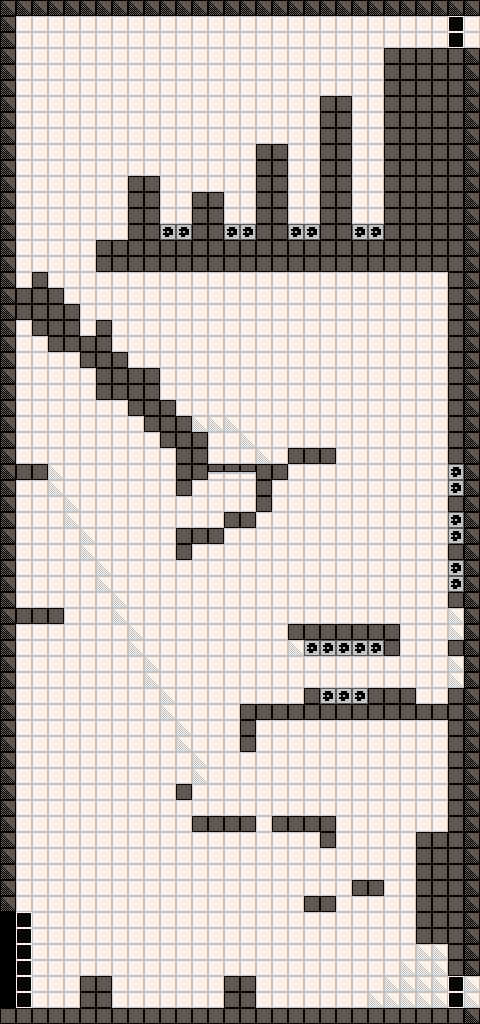

Rendered tile map (Tiled .tmx) drawn with the repository's tilesets; below, a short description and the map source with its tile grids summarised:
An orthogonal 60x128 tile map with 8x8 px tiles, 1 tile layer (Tile Layer 1) and 23 objects (11x spawn_rolley, 4x spawn_checkpoint, 3x spawn_point, 3x map_link, cam_area, ...).

<map version="1.2" tiledversion="1.2.5" orientation="orthogonal" renderorder="right-down" width="60" height="128" tilewidth="8" tileheight="8" infinite="0" nextlayerid="7" nextobjectid="28">
 <properties>
  <property name="darkness_level" type="int" value="0" />
  <property name="level_id" type="int" value="3" />
 </properties>
 <tileset firstgid="1" source="platformer_sheet_1.tsx" />
 <layer id="6" name="Tile Layer 1" width="60" height="128">
  <data>[7680 cells, 7656 non-empty, 28 distinct tile ids]</data>
 </layer>
 <objectgroup id="2" name="Object Layer 1">
  <object id="2" name="camera" type="cam_area" x="16" y="16" width="448" height="1008" />
  <object id="5" name="checkpoint" type="spawn_checkpoint" x="48" y="944" width="32" height="32" />
  <object id="6" name="bottom_left" type="spawn_point" x="16" y="984" width="32" height="24">
   <properties>
    <property name="type" value="side" />
   </properties>
  </object>
  <object id="7" name="link" type="map_link" x="0" y="912" width="16" height="96">
   <properties>
    <property name="dest_map_path" value="Content/raw/map_ow_top.tmx" />
    <property name="dest_spawn_name" value="delta_exit_bottom_left" />
   </properties>
  </object>
  <object id="8" name="rolley" type="spawn_rolley" x="128" y="992" width="16" height="16">
   <properties>
    <property name="dir" type="int" value="1" />
   </properties>
  </object>
  <object id="9" name="rolley" type="spawn_rolley" x="176" y="992" width="16" height="16">
   <properties>
    <property name="dir" type="int" value="1" />
   </properties>
  </object>
  <object id="11" name="rolley" type="spawn_rolley" x="208" y="800" width="16" height="16">
   <properties>
    <property name="dir" type="int" value="1" />
   </properties>
  </object>
  <object id="12" name="rolley" type="spawn_rolley" x="224" y="800" width="16" height="16">
   <properties>
    <property name="dir" type="int" value="1" />
   </properties>
  </object>
  <object id="13" name="rolley" type="spawn_rolley" x="240" y="800" width="16" height="16">
   <properties>
    <property name="dir" type="int" value="1" />
   </properties>
  </object>
  <object id="14" name="rolley" type="spawn_rolley" x="416" y="688" width="16" height="16">
   <properties>
    <property name="dir" type="int" value="1" />
   </properties>
  </object>
  <object id="15" name="gem" type="gem" x="24" y="440" width="16" height="16" />
  <object id="16" name="checkpoint" type="spawn_checkpoint" x="256" y="656" width="32" height="32" />
  <object id="17" name="checkpoint" type="spawn_checkpoint" x="416" y="656" width="32" height="32" />
  <object id="18" name="rolley" type="spawn_rolley" x="432" y="688" width="16" height="16">
   <properties>
    <property name="dir" type="int" value="1" />
   </properties>
  </object>
  <object id="19" name="checkpoint" type="spawn_checkpoint" x="24" y="224" width="32" height="32" />
  <object id="20" name="rolley" type="spawn_rolley" x="128" y="160" width="16" height="16">
   <properties>
    <property name="dir" type="int" value="1" />
   </properties>
  </object>
  <object id="21" name="rolley" type="spawn_rolley" x="192" y="176" width="16" height="16">
   <properties>
    <property name="dir" type="int" value="1" />
   </properties>
  </object>
  <object id="22" name="rolley" type="spawn_rolley" x="256" y="128" width="16" height="16">
   <properties>
    <property name="dir" type="int" value="1" />
   </properties>
  </object>
  <object id="23" name="rolley" type="spawn_rolley" x="320" y="80" width="16" height="16">
   <properties>
    <property name="dir" type="int" value="1" />
   </properties>
  </object>
  <object id="24" name="link" type="map_link" x="464" y="16" width="16" height="32">
   <properties>
    <property name="dest_map_path" value="Content/raw/map_ss_delta_01.tmx" />
    <property name="dest_spawn_name" value="top_left" />
    <property name="dir" value="horz" />
   </properties>
  </object>
  <object id="25" name="top_right" type="spawn_point" x="432" y="24" width="32" height="24">
   <properties>
    <property name="type" value="side" />
   </properties>
  </object>
  <object id="26" name="bottom_right" type="spawn_point" x="432" y="984" width="32" height="24">
   <properties>
    <property name="type" value="side" />
   </properties>
  </object>
  <object id="27" name="link" type="map_link" x="464" y="976" width="16" height="32">
   <properties>
    <property name="dest_map_path" value="Content/raw/map_ss_delta_02.tmx" />
    <property name="dest_spawn_name" value="bottom_left" />
   </properties>
  </object>
 </objectgroup>
</map>
